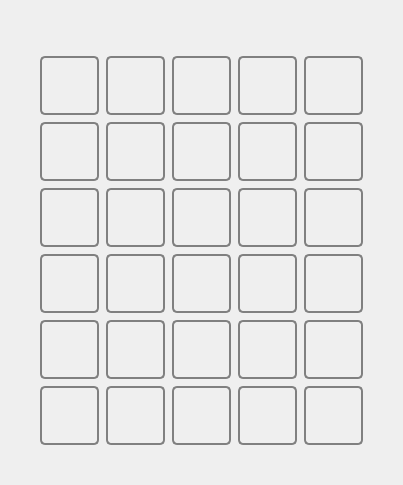
         <widget class="QWidget" name="QuizWidget" native="true">
          <property name="styleSheet">
           <string notr="true">QLabel {
	font-family: Yu Ghotic UI Semibold;
	font-weight: bold;
	font-size: 18px;
	min-height: 55;
	min-width: 55;
	max-height: 55;
	max-width: 55;
	border: 2px solid gray;
	border-radius: 5px;
}</string>
          </property>
          <layout class="QGridLayout" name="gridLayout">
           <property name="sizeConstraint">
            <enum>QLayout::SetDefaultConstraint</enum>
           </property>
           <property name="leftMargin">
            <number>0</number>
           </property>
           <property name="topMargin">
            <number>0</number>
           </property>
           <property name="rightMargin">
            <number>0</number>
           </property>
           <property name="bottomMargin">
            <number>0</number>
           </property>
           <property name="spacing">
            <number>7</number>
           </property>
           <item row="7" column="5">
            <widget class="QLabel" name="letter_54">
             <property name="text">
              <string/>
             </property>
             <property name="alignment">
              <set>Qt::AlignCenter</set>
             </property>
            </widget>
           </item>
           <item row="4" column="6">
            <widget class="QLabel" name="letter_25">
             <property name="text">
              <string/>
             </property>
             <property name="alignment">
              <set>Qt::AlignCenter</set>
             </property>
            </widget>
           </item>
           <item row="8" column="5">
            <widget class="QLabel" name="letter_64">
             <property name="text">
              <string/>
             </property>
             <property name="alignment">
              <set>Qt::AlignCenter</set>
             </property>
            </widget>
           </item>
           <item row="6" column="1">
            <widget class="QLabel" name="letter_41">
             <property name="text">
              <string/>
             </property>
             <property name="alignment">
              <set>Qt::AlignCenter</set>
             </property>
            </widget>
           </item>
           <item row="6" column="6">
            <widget class="QLabel" name="letter_45">
             <property name="text">
              <string/>
             </property>
             <property name="alignment">
              <set>Qt::AlignCenter</set>
             </property>
            </widget>
           </item>
           <item row="5" column="6">
            <widget class="QLabel" name="letter_35">
             <property name="text">
              <string/>
             </property>
             <property name="alignment">
              <set>Qt::AlignCenter</set>
             </property>
            </widget>
           </item>
           <item row="3" column="6">
            <widget class="QLabel" name="letter_15">
             <property name="text">
              <string/>
             </property>
             <property name="alignment">
              <set>Qt::AlignCenter</set>
             </property>
            </widget>
           </item>
           <item row="7" column="1">
            <widget class="QLabel" name="letter_51">
             <property name="text">
              <string/>
             </property>
             <property name="alignment">
              <set>Qt::AlignCenter</set>
             </property>
            </widget>
           </item>
           <item row="4" column="2">
            <widget class="QLabel" name="letter_22">
             <property name="text">
              <string/>
             </property>
             <property name="alignment">
              <set>Qt::AlignCenter</set>
             </property>
            </widget>
           </item>
           <item row="8" column="6">
            <widget class="QLabel" name="letter_65">
             <property name="text">
              <string/>
             </property>
             <property name="alignment">
              <set>Qt::AlignCenter</set>
             </property>
            </widget>
           </item>
           <item row="9" column="3">
            <spacer name="verticalSpacer_2">
             <property name="orientation">
              <enum>Qt::Vertical</enum>
             </property>
             <property name="sizeHint" stdset="0">
              <size>
               <width>20</width>
               <height>40</height>
              </size>
             </property>
            </spacer>
           </item>
           <item row="8" column="2">
            <widget class="QLabel" name="letter_62">
             <property name="text">
              <string/>
             </property>
             <property name="alignment">
              <set>Qt::AlignCenter</set>
             </property>
            </widget>
           </item>
           <item row="6" column="5">
            <widget class="QLabel" name="letter_44">
             <property name="text">
              <string/>
             </property>
             <property name="alignment">
              <set>Qt::AlignCenter</set>
             </property>
            </widget>
           </item>
           <item row="7" column="3">
            <widget class="QLabel" name="letter_53">
             <property name="text">
              <string/>
             </property>
             <property name="alignment">
              <set>Qt::AlignCenter</set>
             </property>
            </widget>
           </item>
           <item row="6" column="2">
            <widget class="QLabel" name="letter_42">
             <property name="text">
              <string/>
             </property>
             <property name="alignment">
              <set>Qt::AlignCenter</set>
             </property>
            </widget>
           </item>
           <item row="3" column="1">
            <widget class="QLabel" name="letter_11">
             <property name="text">
              <string/>
             </property>
             <property name="alignment">
              <set>Qt::AlignCenter</set>
             </property>
            </widget>
           </item>
           <item row="7" column="6">
            <widget class="QLabel" name="letter_55">
             <property name="text">
              <string/>
             </property>
             <property name="alignment">
              <set>Qt::AlignCenter</set>
             </property>
            </widget>
           </item>
           <item row="8" column="3">
            <widget class="QLabel" name="letter_63">
             <property name="text">
              <string/>
             </property>
             <property name="alignment">
              <set>Qt::AlignCenter</set>
             </property>
            </widget>
           </item>
           <item row="4" column="3">
            <widget class="QLabel" name="letter_23">
             <property name="text">
              <string/>
             </property>
             <property name="alignment">
              <set>Qt::AlignCenter</set>
             </property>
            </widget>
           </item>
           <item row="1" column="3">
            <spacer name="verticalSpacer">
             <property name="orientation">
              <enum>Qt::Vertical</enum>
             </property>
             <property name="sizeType">
              <enum>QSizePolicy::Expanding</enum>
             </property>
             <property name="sizeHint" stdset="0">
              <size>
               <width>20</width>
               <height>56</height>
              </size>
             </property>
            </spacer>
           </item>
           <item row="4" column="5">
            <widget class="QLabel" name="letter_24">
             <property name="text">
              <string/>
             </property>
             <property name="alignment">
              <set>Qt::AlignCenter</set>
             </property>
            </widget>
           </item>
           <item row="5" column="7">
            <spacer name="horizontalSpacer_8">
             <property name="orientation">
              <enum>Qt::Horizontal</enum>
             </property>
             <property name="sizeType">
              <enum>QSizePolicy::Expanding</enum>
             </property>
             <property name="sizeHint" stdset="0">
              <size>
               <width>40</width>
               <height>20</height>
              </size>
             </property>
            </spacer>
           </item>
           <item row="3" column="3">
            <widget class="QLabel" name="letter_13">
             <property name="sizePolicy">
              <sizepolicy hsizetype="Preferred" vsizetype="Preferred">
               <horstretch>0</horstretch>
               <verstretch>0</verstretch>
              </sizepolicy>
             </property>
             <property name="text">
              <string/>
             </property>
             <property name="alignment">
              <set>Qt::AlignCenter</set>
             </property>
            </widget>
           </item>
           <item row="3" column="5">
            <widget class="QLabel" name="letter_14">
             <property name="text">
              <string/>
             </property>
             <property name="alignment">
              <set>Qt::AlignCenter</set>
             </property>
            </widget>
           </item>
           <item row="5" column="3">
            <widget class="QLabel" name="letter_33">
             <property name="text">
              <string/>
             </property>
             <property name="alignment">
              <set>Qt::AlignCenter</set>
             </property>
            </widget>
           </item>
           <item row="3" column="2">
            <widget class="QLabel" name="letter_12">
             <property name="text">
              <string/>
             </property>
             <property name="alignment">
              <set>Qt::AlignCenter</set>
             </property>
            </widget>
           </item>
           <item row="6" column="3">
            <widget class="QLabel" name="letter_43">
             <property name="text">
              <string/>
             </property>
             <property name="alignment">
              <set>Qt::AlignCenter</set>
             </property>
            </widget>
           </item>
           <item row="5" column="0">
            <spacer name="horizontalSpacer_7">
             <property name="orientation">
              <enum>Qt::Horizontal</enum>
             </property>
             <property name="sizeType">
              <enum>QSizePolicy::Expanding</enum>
             </property>
             <property name="sizeHint" stdset="0">
              <size>
               <width>40</width>
               <height>20</height>
              </size>
             </property>
            </spacer>
           </item>
           <item row="5" column="5">
            <widget class="QLabel" name="letter_34">
             <property name="text">
              <string/>
             </property>
             <property name="alignment">
              <set>Qt::AlignCenter</set>
             </property>
            </widget>
           </item>
           <item row="7" column="2">
            <widget class="QLabel" name="letter_52">
             <property name="text">
              <string/>
             </property>
             <property name="alignment">
              <set>Qt::AlignCenter</set>
             </property>
            </widget>
           </item>
           <item row="8" column="1">
            <widget class="QLabel" name="letter_61">
             <property name="text">
              <string/>
             </property>
             <property name="alignment">
              <set>Qt::AlignCenter</set>
             </property>
            </widget>
           </item>
           <item row="4" column="1">
            <widget class="QLabel" name="letter_21">
             <property name="text">
              <string/>
             </property>
             <property name="alignment">
              <set>Qt::AlignCenter</set>
             </property>
            </widget>
           </item>
           <item row="5" column="2">
            <widget class="QLabel" name="letter_32">
             <property name="text">
              <string/>
             </property>
             <property name="alignment">
              <set>Qt::AlignCenter</set>
             </property>
            </widget>
           </item>
           <item row="5" column="1">
            <widget class="QLabel" name="letter_31">
             <property name="text">
              <string/>
             </property>
             <property name="alignment">
              <set>Qt::AlignCenter</set>
             </property>
            </widget>
           </item>
          </layout>
         </widget>
